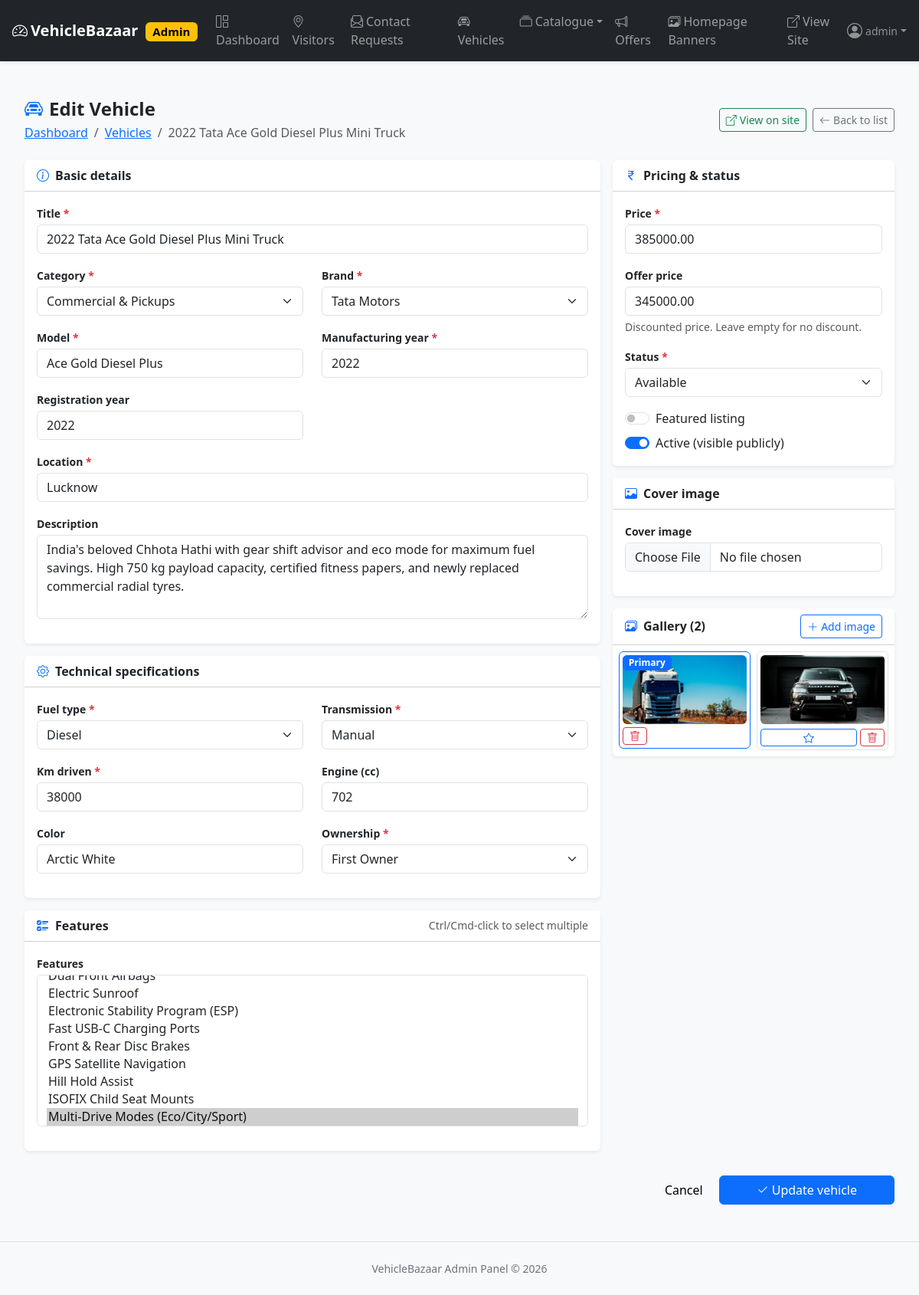
The page /admin-panel/vehicles/102/edit/ (signed in) on the database its author committed.
### apps/vehicles/models/vehicle.py (models this page shows, shortened)
class Vehicle(TimeStampedModel, SlugifiedModel):
    category = models.ForeignKey(
        Category, on_delete=models.PROTECT, related_name="vehicles"
    )
    brand = models.ForeignKey(Brand, on_delete=models.PROTECT, related_name="vehicles")
    model_name = models.CharField("Model", max_length=120)
    title = models.CharField(max_length=200)
    slug = models.SlugField(max_length=220, unique=True, db_index=True)
    manufacturing_year = models.PositiveSmallIntegerField(
        validators=[MinValueValidator(1950)]
    )
    registration_year = models.PositiveSmallIntegerField(
        null=True, blank=True, validators=[MinValueValidator(1950)]
    )
    price = models.DecimalField(
        max_digits=12, decimal_places=2, validators=[MinValueValidator(Decimal("0"))]
    )
    offer_price = models.DecimalField(
        max_digits=12,
        decimal_places=2,
        null=True,
        blank=True,
        validators=[MinValueValidator(Decimal("0"))],
        help_text="Discounted price. Leave empty for no discount.",
    )
    fuel_type = models.CharField(
        max_length=10, choices=FuelType.choices, default=FuelType.PETROL, db_index=True
    )
    transmission = models.CharField(
        max_length=10,
        choices=Transmission.choices,
        default=Transmission.MANUAL,
        db_index=True,
    )
    km_driven = models.PositiveIntegerField(validators=[MinValueValidator(0)])
    engine_cc = models.PositiveIntegerField("Engine (cc)", null=True, blank=True)
    color = models.CharField(max_length=60, blank=True)
    ownership = models.CharField(
        max_length=15, choices=Ownership.choices, default=Ownership.FIRST
    )
    location = models.CharField(max_length=120, db_index=True)
    description = models.TextField(blank=True)
    status = models.CharField(
        max_length=10,
        choices=VehicleStatus.choices,
        default=VehicleStatus.AVAILABLE,
        db_index=True,
    )
    is_featured = models.BooleanField(default=False, db_index=True)
    is_active = models.BooleanField(default=True, db_index=True)
    cover_image = models.ImageField(upload_to="vehicles/covers/", blank=True, null=True)
    features = models.ManyToManyField(Feature, blank=True, related_name="vehicles")
    objects = VehicleQuerySet.as_manager()
    class Meta:
        ordering = ["-created_at"]
        constraints = [
            models.CheckConstraint(
                name="vehicle_offer_price_below_price",
                check=(
                    models.Q(offer_price__isnull=True)
                    | models.Q(offer_price__lt=models.F("price"))
                ),
            ),
            models.CheckConstraint(
                name="vehicle_reg_year_not_before_mfg",
                check=(
                    models.Q(registration_year__isnull=True)
                    | models.Q(registration_year__gte=models.F("manufacturing_year"))
                ),
            ),
        ]
        indexes = [
            models.Index(fields=["is_active", "status"], name="veh_active_status_idx"),
            models.Index(fields=["-created_at"], name="veh_created_desc_idx"),
            models.Index(fields=["price"], name="veh_price_idx"),
            models.Index(fields=["manufacturing_year"], name="veh_mfg_year_idx"),
            models.Index(fields=["is_featured", "is_active"], name="veh_featured_idx"),
            models.Index(fields=["category", "status"], name="veh_cat_status_idx"),
            models.Index(fields=["brand", "status"], name="veh_brand_status_idx"),
        ]
    def __str__(self) -> str:
        return self.title or f"{self.brand_id} {self.model_name}"
    def get_absolute_url(self) -> str:
        return reverse("vehicle_detail", kwargs={"slug": self.slug})

### apps/vehicles/models/vehicle_image.py (models this page shows, shortened)
class VehicleImage(TimeStampedModel):
    vehicle = models.ForeignKey(
        "vehicles.Vehicle", on_delete=models.CASCADE, related_name="images"
    )
    image = models.ImageField(
        upload_to=upload_to_vehicle_image, validators=[validate_image_upload]
    )
    alt_text = models.CharField(max_length=200, blank=True)
    order = models.PositiveSmallIntegerField(
        default=0, help_text="Lower numbers display first."
    )
    is_primary = models.BooleanField(
        default=False, help_text="Used as the thumbnail on listing cards."
    )
    objects = VehicleImageQuerySet.as_manager()
    class Meta:
        ordering = ["-is_primary", "order", "id"]
        verbose_name_plural = "Vehicle images"
        constraints = [
            models.UniqueConstraint(
                fields=["vehicle"],
                condition=models.Q(is_primary=True),
                name="unique_primary_image_per_vehicle",
            ),
        ]
        indexes = [
            models.Index(fields=["vehicle", "order"], name="vehimg_order_idx"),
        ]

### apps/dashboard/entity_views.py (the view)
# urls.py: path("vehicles/<int:pk>/edit/", ev.vehicle_form, name="vehicle_update"),
@login_required
@staff_required
def vehicle_form(request, pk=None):
    instance = get_object_or_404(Vehicle, pk=pk) if pk else None
    return crud.crud_form(
        request,
        form_class=VehicleForm,
        instance=instance,
        template_name="admin_panel/vehicle_form.html",
        page_meta={"page_title": ("Edit Vehicle" if instance else "Add Vehicle"), "nav_icon": "car-front", "list_url": "/admin-panel/vehicles/", "list_label": "Vehicles", "half_width": ["category","brand","model_name","manufacturing_year","registration_year","price","offer_price","fuel_type","transmission","km_driven","engine_cc","color","ownership","location","status"]},
        success_url_name="vehicle_list",
        success_message="Vehicle “%s” saved.",
        extra_context={
            "gallery": list(instance.images.ordered()) if instance else [],
        },
    )

### templates/admin_panel/vehicle_form.html (shortened to what this page needs)
{% extends "admin_panel/base.html" %}
{% block content %}
<div class="container-fluid px-3 py-4" style="max-width:1200px;">
  <div class="d-flex flex-wrap justify-content-between align-items-center mb-4 gap-2">
    <div>
      <h4 class="mb-0 fw-bold"><i class="bi bi-car-front me-2 text-primary"></i>{% if instance %}Edit Vehicle{% else %}Add Vehicle{% endif %}</h4>
      <nav aria-label="breadcrumb"><ol class="breadcrumb small mb-0 mt-1">
        <li class="breadcrumb-item"><a href="/admin-panel/">Dashboard</a></li>
        <li class="breadcrumb-item"><a href="/admin-panel/vehicles/">Vehicles</a></li>
        <li class="breadcrumb-item active">{{ instance|default:"Add new" }}</li>
      </ol></nav>
    </div>
    <div class="d-flex gap-2">
      {% if instance %}<a href="{{ instance.get_absolute_url }}" target="_blank" class="btn btn-outline-success btn-sm"><i class="bi bi-box-arrow-up-right me-1"></i>View on site</a>{% endif %}
      <a href="/admin-panel/vehicles/" class="btn btn-outline-secondary btn-sm"><i class="bi bi-arrow-left me-1"></i>Back to list</a>
    </div>
  </div>
  <form method="post" enctype="multipart/form-data" novalidate>
    <div class="row g-3">
      <div class="col-lg-8">
        <div class="card shadow-sm border-0 mb-3">
          <div class="card-header bg-white fw-semibold"><i class="bi bi-info-circle me-2 text-primary"></i>Basic details</div>
          <div class="card-body">
            <div class="row">
              {% for field in form %}
                {% if field.name == 'title' or field.name == 'category' or field.name == 'brand' or field.name == 'model_name' or field.name == 'manufacturing_year' or field.name == 'registration_year' or field.name == 'location' or field.name == 'description' %}
                  <div class="{% if field.name == 'description' or field.name == 'title' or field.name == 'location' %}col-12{% else %}col-md-6{% endif %}">
                    {% include "admin_panel/partials/field.html" %}
                  </div>
                {% endif %}
              {% endfor %}
            </div>
          </div>
        </div>
        <div class="card shadow-sm border-0 mb-3">
          <div class="card-header bg-white fw-semibold"><i class="bi bi-gear me-2 text-primary"></i>Technical specifications</div>
          <div class="card-body">
            <div class="row">
              {% for field in form %}
                {% if field.name == 'fuel_type' or field.name == 'transmission' or field.name == 'km_driven' or field.name == 'engine_cc' or field.name == 'color' or field.name == 'ownership' %}
                  <div class="col-md-6">{% include "admin_panel/partials/field.html" %}</div>
                {% endif %}
              {% endfor %}
            </div>
          </div>
        </div>
        <div class="card shadow-sm border-0 mb-3">
          <div class="card-header bg-white fw-semibold d-flex justify-content-between align-items-center">
            <span><i class="bi bi-ui-checks me-2 text-primary"></i>Features</span>
            <span class="text-muted small fw-normal">Ctrl/Cmd-click to select multiple</span>
          </div>
          <div class="card-body">
            {% with field=form.features %}{% include "admin_panel/partials/field.html" %}{% endwith %}
          </div>
        </div>
      </div>
      <div class="col-lg-4">
        <div class="card shadow-sm border-0 mb-3">
          <div class="card-header bg-white fw-semibold"><i class="bi bi-currency-rupee me-2 text-primary"></i>Pricing &amp; status</div>
          <div class="card-body">
            {% for field in form %}
              {% if field.name == 'price' or field.name == 'offer_price' or field.name == 'status' %}
                {% include "admin_panel/partials/field.html" %}
              {% endif %}
            {% endfor %}
            <div class="form-check form-switch mb-2">
              {{ form.is_featured }} <label class="form-check-label" for="{{ form.is_featured.id_for_label }}">Featured listing</label>
            </div>
            <div class="form-check form-switch">
              {{ form.is_active }} <label class="form-check-label" for="{{ form.is_active.id_for_label }}">Active (visible publicly)</label>
            </div>
          </div>
        </div>
        <div class="card shadow-sm border-0 mb-3">
          <div class="card-header bg-white fw-semibold"><i class="bi bi-image me-2 text-primary"></i>Cover image</div>
          <div class="card-body">
            {% with field=form.cover_image %}{% include "admin_panel/partials/field.html" %}{% endwith %}
          </div>
        </div>
        {% if instance %}
        <div class="card shadow-sm border-0">
          <div class="card-header bg-white fw-semibold d-flex justify-content-between align-items-center">
            <span><i class="bi bi-images me-2 text-primary"></i>Gallery ({{ gallery|length }})</span>
            <a href="/admin-panel/vehicles/{{ instance.pk }}/images/add/" class="btn btn-sm btn-outline-primary"><i class="bi bi-plus-lg me-1"></i>Add image</a>
          </div>
          <div class="card-body p-2">
            {% if gallery %}
              <div class="row g-2">
                {% for img in gallery %}
                  <div class="col-6">
                    <div class="border rounded p-1 position-relative {% if img.is_primary %}border-primary{% endif %}">
                      <img src="{{ img.image.url }}" alt="{{ img.alt_text }}" class="w-100 rounded" style="height:90px;object-fit:cover;">
                      {% if img.is_primary %}<span class="badge text-bg-primary position-absolute top-0 start-0 m-1">Primary</span>{% endif %}
                      <div class="d-flex gap-1 mt-1">
                        {% if not img.is_primary %}
                        <form method="post" action="/admin-panel/vehicle-images/{{ img.pk }}/primary/" class="flex-grow-1">
                          {% csrf_token %}<button class="btn btn-sm btn-outline-primary w-100 py-0" title="Make primary"><i class="bi bi-star"></i></button>
                        </form>
                        {% endif %}
                        <form method="post" action="/admin-panel/vehicle-images/{{ img.pk }}/delete/" onsubmit="return confirm('Remove this image?');">
                          {% csrf_token %}<button class="btn btn-sm btn-outline-danger py-0" title="Delete"><i class="bi bi-trash"></i></button>
                        </form>
                      </div>
                    </div>
                  </div>
                {% endfor %}
              </div>
            {% else %}
              <p class="text-muted small mb-0 px-2 py-3">No gallery images yet. Add photos so the listing shows an attractive thumbnail.</p>
            {% endif %}
          </div>
        </div>
        {% endif %}
      </div>
    </div>
    <div class="d-flex justify-content-end gap-2 mt-3">
      <a href="/admin-panel/vehicles/" class="btn btn-light">Cancel</a>
      <button type="submit" class="btn btn-primary px-5"><i class="bi bi-check2 me-1"></i>{% if instance %}Update vehicle{% else %}Create vehicle{% endif %}</button>
    </div>
  </form>
</div>
{% endblock %}

### templates/admin_panel/base.html (shortened to what this page needs)
{% load static %}<!DOCTYPE html>
<html lang="en">
<head>
  <link href="https://cdn.jsdelivr.net/npm/bootstrap@5.3.3/dist/css/bootstrap.min.css" rel="stylesheet">
  <link href="https://cdn.jsdelivr.net/npm/bootstrap-icons@1.11.3/font/bootstrap-icons.min.css" rel="stylesheet">
  <link href="{% static 'css/style.css' %}" rel="stylesheet">
</head>
<body class="admin-body bg-body-tertiary">
<nav class="navbar navbar-expand-lg navbar-dark bg-dark shadow-sm sticky-top">
  <div class="container-fluid px-3">
    <a class="navbar-brand fw-bold" href="/admin-panel/">
      <i class="bi bi-speedometer2 me-1"></i>{{ SITE_NAME }} <span class="badge text-bg-warning ms-1">Admin</span>
    </a>
    <div class="collapse navbar-collapse" id="adminNav">
      <ul class="navbar-nav me-auto">
        <li class="nav-item"><a class="nav-link {% if active_nav == 'dashboard' %}active fw-semibold{% endif %}" href="/admin-panel/"><i class="bi bi-grid-1x2 me-1"></i>Dashboard</a></li>
        <li class="nav-item"><a class="nav-link {% if active_nav == 'visitors' %}active fw-semibold{% endif %}" href="/admin-panel/visitors/"><i class="bi bi-geo-alt me-1"></i>Visitors</a></li>
        <li class="nav-item"><a class="nav-link {% if active_nav == 'contacts' %}active fw-semibold{% endif %}" href="/admin-panel/contact-requests/"><i class="bi bi-envelope-paper me-1"></i>Contact Requests</a></li>
        <li class="nav-item"><a class="nav-link {% if active_nav == 'vehicles' %}active fw-semibold{% endif %}" href="/admin-panel/vehicles/"><i class="bi bi-car-front me-1"></i>Vehicles</a></li>
        <li class="nav-item dropdown">
          <a class="nav-link dropdown-toggle" href="#" data-bs-toggle="dropdown"><i class="bi bi-collection me-1"></i>Catalogue</a>
        </li>
        <li class="nav-item"><a class="nav-link {% if active_nav == 'offers' %}active fw-semibold{% endif %}" href="/admin-panel/offers/"><i class="bi bi-megaphone me-1"></i>Offers</a></li>
        <li class="nav-item"><a class="nav-link {% if active_nav == 'banners' %}active fw-semibold{% endif %}" href="/admin-panel/banners/"><i class="bi bi-images me-1"></i>Homepage Banners</a></li>
        <li class="nav-item"><a class="nav-link" href="/" target="_blank"><i class="bi bi-box-arrow-up-right me-1"></i>View Site</a></li>
      </ul>
      <div class="dropdown">
        <a href="#" class="d-flex align-items-center text-white-50 text-decoration-none dropdown-toggle" id="adminUserMenu" data-bs-toggle="dropdown" aria-expanded="false">
          {% if request.user.profile.photo %}
            <img src="{{ request.user.profile.photo.url }}" alt="" width="28" height="28" class="rounded-circle me-2" style="object-fit:cover;">
          {% else %}
            <i class="bi bi-person-circle me-1 fs-5"></i>
          {% endif %}
          <span class="small">{{ request.user.get_username }}</span>
        </a>
      </div>
    </div>
  </div>
</nav>
<main class="container-fluid py-4 px-3">
  {% block content %}{% endblock %}
</main>
<footer class="text-center text-secondary small py-4 border-top">
  {{ SITE_NAME }} Admin Panel &copy; {% now "Y" %}
</footer>
</body>
</html>

### templates/admin_panel/partials/field.html (shortened to what this page needs)
<div class="mb-3">
  <label for="{{ field.id_for_label }}" class="form-label fw-semibold small mb-1">
    {{ field.label }}{% if field.field.required %} <span class="text-danger">*</span>{% endif %}
  </label>
  {{ field }}
  {% if field.help_text %}<div class="form-text">{{ field.help_text|safe }}</div>{% endif %}
</div>

### rows shown on the page
Vehicle: title "2022 Tata Ace Gold Diesel Plus Mini Truck", form "2022 Tata Ace Gold Diesel Plus Mini Truck" "Commercial & Pickups" "Tata Motors" "Ace Gold Diesel Plus" "2022" "2022" "Lucknow" "India's beloved Chhota Hathi with gear shift advisor and eco mode for maximum fuel savings. High 750 kg payload capacity, certified fitness papers, and newly replaced commercial radial tyres." "Diesel" "Manual" "38000" "702" "Arctic White" "First Owner" "385000.00" "345000.00" "Available", is_active "☑"
VehicleImage: image (picture), is_primary "Primary"
VehicleImage: image (picture)

### other values the page prints
{{ SITE_NAME }} "VehicleBazaar"
{{ request.user.get_username }} "admin"
{{ field.label }} "Title" "Category" "Brand" "Model" "Manufacturing year" "Registration year" "Location" "Description" "Fuel type" "Transmission" "Km driven" "Engine (cc)" "Color" "Ownership"
{{ field.label }} "Features Cover image" "Price" "Offer price" "Status"
{{ field.help_text|safe }} "Discounted price. Leave empty for no discount."
{{ gallery|length }} "2"
